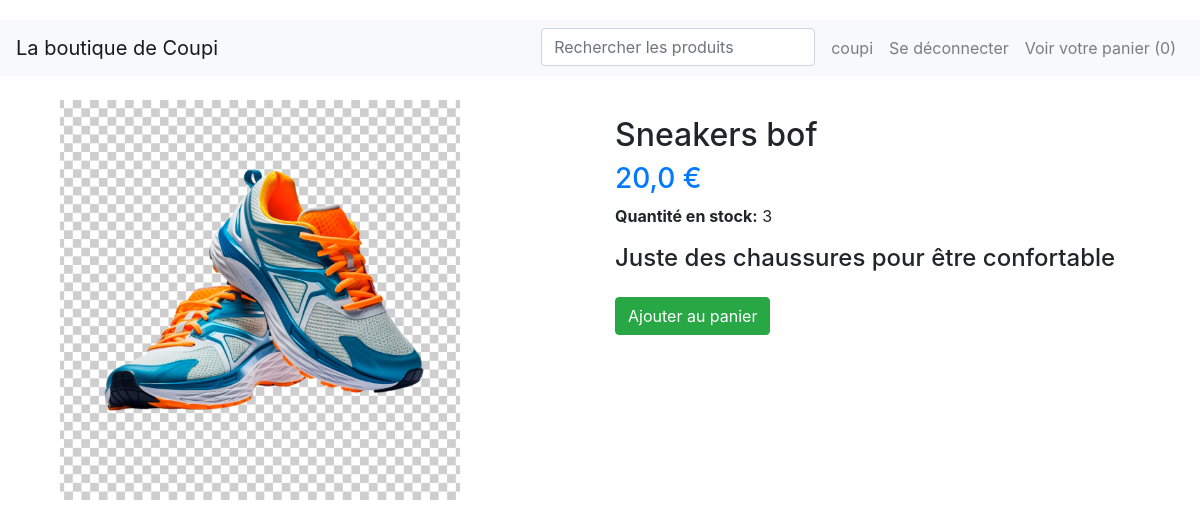
The app's page /product/sneakers-bof/ (signed in) with its own data.
### accounts/models.py (models this page shows)
class CustomUser(AbstractUser):
    pass

### store/models.py (models this page shows, shortened)
class Cart(models.Model):
    user = models.OneToOneField(AUTH_USER_MODEL, on_delete=models.CASCADE) #Je pouvais aussi faire un ForeignKey en faisant user= models.ForeignKey(unique=True)
    orders = models.ManyToManyField(Order) #plusieurs articles peuvent etre ajoutés au panier

class Product(models.Model):
    name = models.CharField(max_length=100)
    slug = models.SlugField(max_length=100,unique=True, blank=True)
    price = models.FloatField(default=0.0)
    qte_stock = models.IntegerField(default=0)
    description = models.TextField(blank=True)
    image = models.ImageField(upload_to='products', blank=True, null=True)
    user = models.ForeignKey(AUTH_USER_MODEL, on_delete=models.CASCADE)

### store/views.py (the view)
# urls.py: path('product/<str:slug>/', product_detail, name="product_detail"),
def product_detail(request,slug):
    product = get_object_or_404(Product, slug=slug)
    return render(request,'detail.html', context={"product": product})

### store/templates/detail.html
{% extends 'base.html' %}
{% block content %}
<div class="container mt-4">
    <div class="row">
        <div class="col-md-6">
            <img src="{{ product.image.url }}" alt="{{ product.name }}" class="img-fluid" style="max-height: 400px; object-fit: cover;">
        </div>
        <div class="col-md-6">
            <h2 class="mt-3">{{ product.name }}</h2>
            <h3 class="text-primary">{{ product.price }} €</h3>
            <p><strong>Quantité en stock:</strong> {{ product.qte_stock }}</p>
            <h4 class="mt-3">{{ product.description }}</h4>
            {% if user.is_authenticated %}
            <p class="mt-4">
                <a href="{% url 'add-to-cart' product.slug %}" class="btn btn-success">Ajouter au panier</a>
            </p>
            {% else %}
            <p class="mt-4">
                <a href="{% url 'login' %}" class="btn btn-primary">Connectez-vous pour ajouter au panier</a>
            </p>
            {% endif %}
        </div>
    </div>
</div>
{% endblock %}

### templates/base.html (shortened to what this page needs)
<!DOCTYPE html>
 <html class="no-js">
<html>
    <head>
        <link href="https://stackpath.bootstrapcdn.com/bootstrap/4.5.2/css/bootstrap.min.css" rel="stylesheet">
    </head>
    <body>
        <nav class="navbar navbar-expand-lg navbar-light bg-light">
            <a class="navbar-brand" href="{% url 'page_acceuil_boutique' %}">La boutique de Coupi</a>
            <div class="collapse navbar-collapse" id="navbarNav">
                <ul class="navbar-nav ml-auto">
                    <li class="nav-item">
                        <form id="search-form" class="form-inline my-2 my-lg-0" method="GET" action="">
                            <input id="search-input" class="form-control mr-sm-2" type="search" name="q" placeholder="Rechercher les produits" aria-label="Rechercher">
                        </form>
                    </li>
                    {% if user.is_authenticated %}
                        <li class="nav-item">
                            <a class="nav-link" href="{% url 'perso' %}">{{ user.username }}</a>
                        </li>
                        <li class="nav-item">
                            <a class="nav-link" href="{% url 'logout' %}">Se déconnecter</a>
                        </li>
                    {% endif %}
                    {% if user.cart %}
                        <li class="nav-item">
                            <a class="nav-link" href="{% url 'cart' %}">Voir votre panier ({{ user.cart.orders.count }})</a>
                        </li>
                    {% endif %}
                </ul>
            </div>
        </nav>
        <div class="container">
            {% block content %}
            {% endblock %}
        </div>
    </body>
</html>

### templates/base.html (style rules this page uses)
body { padding-top: 20px; }
.navbar { margin-bottom: 20px; }

### records on screen
CustomUser: username "coupi", cart.orders.count "0"
Product: image (picture), name "Sneakers bof", price "20,0", qte_stock "3", description "Juste des chaussures pour être confortable"
